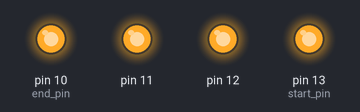
A sketch run on a simulated Arduino Uno, built with avr-gcc and run on an emulated ATmega328P. Parts: output pins drawn as LEDs (lit = HIGH).

Above: at 0.5 s.
At 1.5 s:
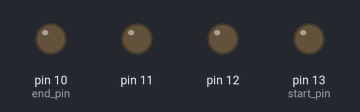
At 3.2 s:
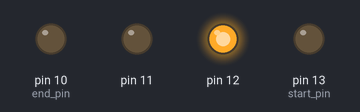
At 6.2 s:
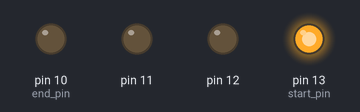
At 8.2 s:
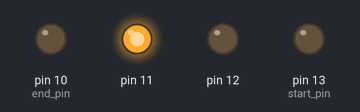
At 17.2 s:
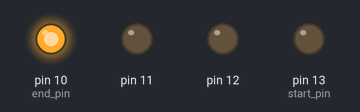
Timing chart, 0 to 18.4 s (numbered marks = the images above):
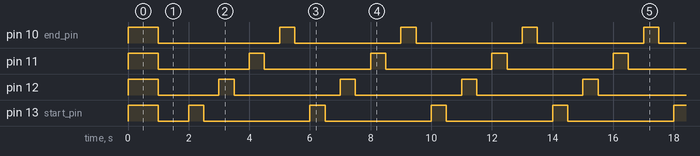

Measured:
- by itself, pin 10 (end_pin): goes HIGH 1.0 s, LOW 4.0 s, 8 × (HIGH 0.50 s, LOW 3.5 s), HIGH 0.50 s, then LOW
- by itself, pin 11: goes HIGH 1.0 s, LOW 3.0 s, 8 × (HIGH 0.50 s, LOW 3.5 s), HIGH 0.50 s, then LOW
- by itself, pin 12: goes HIGH 1.0 s, LOW 2.0 s, 9 × (HIGH 0.50 s, LOW 3.5 s), HIGH 0.50 s, then LOW
- by itself, pin 13 (start_pin): goes HIGH 1.0 s, LOW 1.0 s, 9 × (HIGH 0.50 s, LOW 3.5 s), HIGH 0.50 s, then LOW

The sketch:

ingenious_wluff_uusam1.ino
```cpp
#define start_pin 13
#define end_pin 10

bool startedLEDs = true;

void setupPins()
{
  for(byte pin = start_pin; pin >= end_pin; pin--)
  {
    pinMode(pin, OUTPUT);
  }
}

void highAllPins()
{
  for(byte pin = start_pin; pin >= end_pin; pin--)
  {
    digitalWrite(pin, HIGH);
  }
}

void lowAllPins()
{
  for(byte pin = start_pin; pin >= end_pin; pin--)
  {
    digitalWrite(pin, LOW);
  }
}

void blinkInSequency(){
  for(byte pin = start_pin; pin >= end_pin; pin--)
  {
  	digitalWrite(pin, HIGH);
    delay(500);
    digitalWrite(pin, LOW);
    delay(500);
  }
}

void trafficLight(){


}

void setup()
{
  setupPins();
}

void loop()
{
  if(startedLEDs)
  {
    for(byte blink = 0; blink < 1; blink++)
    {
      highAllPins();
      delay(1000);
      lowAllPins();
      delay(1000);
    }

    startedLEDs = false;
  }

  blinkInSequency();

}
```
